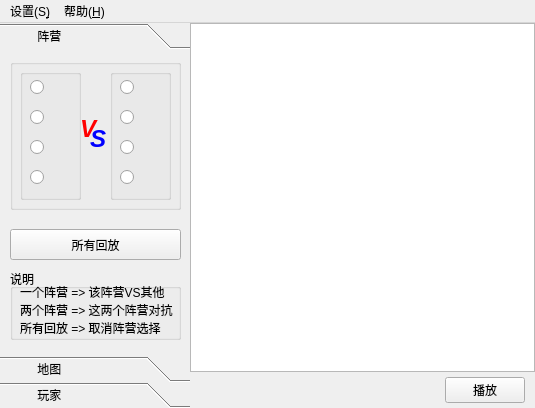
<?xml version="1.0" encoding="UTF-8"?>
<ui version="4.0">
 <class>MainWindow</class>
 <widget class="QMainWindow" name="MainWindow">
  <property name="geometry">
   <rect>
    <x>0</x>
    <y>0</y>
    <width>535</width>
    <height>408</height>
   </rect>
  </property>
  <property name="windowTitle">
   <string>红色警戒3 录像整理工具</string>
  </property>
  <property name="windowIcon">
   <iconset resource="res.qrc">
    <normaloff>:/res/images/icon.png</normaloff>:/res/images/icon.png</iconset>
  </property>
  <property name="dockNestingEnabled">
   <bool>true</bool>
  </property>
  <widget class="QWidget" name="centralwidget">
   <layout class="QGridLayout" name="_2">
    <property name="margin">
     <number>0</number>
    </property>
    <property name="spacing">
     <number>0</number>
    </property>
    <item row="0" column="4">
     <layout class="QVBoxLayout" name="verticalLayout_2">
      <property name="spacing">
       <number>0</number>
      </property>
      <item>
       <widget class="QListWidget" name="lwReplays1">
        <property name="cursor" stdset="0">
         <cursorShape>ArrowCursor</cursorShape>
        </property>
        <property name="editTriggers">
         <set>QAbstractItemView::EditKeyPressed</set>
        </property>
        <property name="alternatingRowColors">
         <bool>true</bool>
        </property>
        <property name="iconSize">
         <size>
          <width>32</width>
          <height>32</height>
         </size>
        </property>
       </widget>
      </item>
      <item>
       <layout class="QHBoxLayout" name="horizontalLayout">
        <property name="topMargin">
         <number>5</number>
        </property>
        <property name="rightMargin">
         <number>10</number>
        </property>
        <property name="bottomMargin">
         <number>5</number>
        </property>
        <item>
         <spacer name="horizontalSpacer">
          <property name="orientation">
           <enum>Qt::Horizontal</enum>
          </property>
          <property name="sizeHint" stdset="0">
           <size>
            <width>40</width>
            <height>20</height>
           </size>
          </property>
         </spacer>
        </item>
        <item>
         <widget class="QPushButton" name="pbPlay">
          <property name="text">
           <string>播放</string>
          </property>
          <property name="icon">
           <iconset resource="res.qrc">
            <normaloff>:/res/images/_ob.gif</normaloff>:/res/images/_ob.gif</iconset>
          </property>
          <property name="iconSize">
           <size>
            <width>21</width>
            <height>18</height>
           </size>
          </property>
         </widget>
        </item>
       </layout>
      </item>
     </layout>
    </item>
    <item row="0" column="0">
     <layout class="QVBoxLayout" name="verticalLayout">
      <property name="spacing">
       <number>0</number>
      </property>
      <property name="leftMargin">
       <number>0</number>
      </property>
      <property name="rightMargin">
       <number>0</number>
      </property>
      <property name="bottomMargin">
       <number>0</number>
      </property>
      <item>
       <widget class="QToolBox" name="toolBox">
        <property name="sizePolicy">
         <sizepolicy hsizetype="Fixed" vsizetype="Preferred">
          <horstretch>0</horstretch>
          <verstretch>0</verstretch>
         </sizepolicy>
        </property>
        <property name="minimumSize">
         <size>
          <width>190</width>
          <height>0</height>
         </size>
        </property>
        <property name="currentIndex">
         <number>0</number>
        </property>
        <property name="tabSpacing">
         <number>0</number>
        </property>
        <widget class="QWidget" name="page">
         <attribute name="icon">
          <iconset resource="res.qrc">
           <normaloff>:/res/images/_r.gif</normaloff>:/res/images/_r.gif</iconset>
         </attribute>
         <attribute name="label">
          <string>          阵营</string>
         </attribute>
         <widget class="QGroupBox" name="groupBox_2">
          <property name="geometry">
           <rect>
            <x>10</x>
            <y>10</y>
            <width>171</width>
            <height>151</height>
           </rect>
          </property>
          <property name="sizePolicy">
           <sizepolicy hsizetype="Expanding" vsizetype="Expanding">
            <horstretch>1</horstretch>
            <verstretch>1</verstretch>
           </sizepolicy>
          </property>
          <property name="minimumSize">
           <size>
            <width>0</width>
            <height>0</height>
           </size>
          </property>
          <property name="maximumSize">
           <size>
            <width>200</width>
            <height>200</height>
           </size>
          </property>
          <property name="title">
           <string/>
          </property>
          <widget class="QLabel" name="label">
           <property name="geometry">
            <rect>
             <x>70</x>
             <y>50</y>
             <width>31</width>
             <height>41</height>
            </rect>
           </property>
           <property name="text">
            <string>&lt;html&gt;&lt;head/&gt;&lt;body&gt;&lt;p&gt;&lt;span style=&quot; font-size:18pt; font-weight:600; font-style:italic; color:#ff0000;&quot;&gt;V&lt;/span&gt;&lt;/p&gt;&lt;/body&gt;&lt;/html&gt;</string>
           </property>
           <property name="textFormat">
            <enum>Qt::RichText</enum>
           </property>
          </widget>
          <widget class="QGroupBox" name="gbPlayer1">
           <property name="geometry">
            <rect>
             <x>10</x>
             <y>10</y>
             <width>61</width>
             <height>131</height>
            </rect>
           </property>
           <property name="title">
            <string/>
           </property>
           <widget class="QRadioButton" name="rbSoviet1">
            <property name="geometry">
             <rect>
              <x>10</x>
              <y>10</y>
              <width>41</width>
              <height>16</height>
             </rect>
            </property>
            <property name="cursor">
             <cursorShape>PointingHandCursor</cursorShape>
            </property>
            <property name="styleSheet">
             <string notr="true"/>
            </property>
            <property name="text">
             <string/>
            </property>
            <property name="icon">
             <iconset resource="res.qrc">
              <normaloff>:/res/images/_s.gif</normaloff>:/res/images/_s.gif</iconset>
            </property>
            <property name="iconSize">
             <size>
              <width>21</width>
              <height>18</height>
             </size>
            </property>
           </widget>
           <widget class="QRadioButton" name="rbEmpire1">
            <property name="geometry">
             <rect>
              <x>10</x>
              <y>70</y>
              <width>41</width>
              <height>16</height>
             </rect>
            </property>
            <property name="cursor">
             <cursorShape>PointingHandCursor</cursorShape>
            </property>
            <property name="text">
             <string/>
            </property>
            <property name="icon">
             <iconset resource="res.qrc">
              <normaloff>:/res/images/_e.gif</normaloff>:/res/images/_e.gif</iconset>
            </property>
            <property name="iconSize">
             <size>
              <width>21</width>
              <height>18</height>
             </size>
            </property>
           </widget>
           <widget class="QRadioButton" name="rbAllied1">
            <property name="geometry">
             <rect>
              <x>10</x>
              <y>40</y>
              <width>41</width>
              <height>16</height>
             </rect>
            </property>
            <property name="cursor">
             <cursorShape>PointingHandCursor</cursorShape>
            </property>
            <property name="text">
             <string/>
            </property>
            <property name="icon">
             <iconset resource="res.qrc">
              <normaloff>:/res/images/_a.gif</normaloff>:/res/images/_a.gif</iconset>
            </property>
            <property name="iconSize">
             <size>
              <width>21</width>
              <height>18</height>
             </size>
            </property>
           </widget>
           <widget class="QRadioButton" name="rbRandom1">
            <property name="geometry">
             <rect>
              <x>10</x>
              <y>100</y>
              <width>41</width>
              <height>16</height>
             </rect>
            </property>
            <property name="cursor">
             <cursorShape>PointingHandCursor</cursorShape>
            </property>
            <property name="text">
             <string/>
            </property>
            <property name="icon">
             <iconset resource="res.qrc">
              <normaloff>:/res/images/_r.gif</normaloff>:/res/images/_r.gif</iconset>
            </property>
            <property name="iconSize">
             <size>
              <width>21</width>
              <height>18</height>
             </size>
            </property>
           </widget>
           <widget class="QRadioButton" name="rbNoFaction1">
            <property name="geometry">
             <rect>
              <x>8</x>
              <y>142</y>
              <width>21</width>
              <height>21</height>
             </rect>
            </property>
            <property name="text">
             <string/>
            </property>
            <property name="checkable">
             <bool>true</bool>
            </property>
            <property name="checked">
             <bool>false</bool>
            </property>
            <property name="autoRepeat">
             <bool>false</bool>
            </property>
           </widget>
          </widget>
          <widget class="QGroupBox" name="gbPlayer2">
           <property name="geometry">
            <rect>
             <x>100</x>
             <y>10</y>
             <width>61</width>
             <height>131</height>
            </rect>
           </property>
           <property name="title">
            <string/>
           </property>
           <widget class="QRadioButton" name="rbSoviet2">
            <property name="geometry">
             <rect>
              <x>10</x>
              <y>10</y>
              <width>41</width>
              <height>16</height>
             </rect>
            </property>
            <property name="cursor">
             <cursorShape>PointingHandCursor</cursorShape>
            </property>
            <property name="text">
             <string/>
            </property>
            <property name="icon">
             <iconset resource="res.qrc">
              <normaloff>:/res/images/_s.gif</normaloff>:/res/images/_s.gif</iconset>
            </property>
            <property name="iconSize">
             <size>
              <width>21</width>
              <height>18</height>
             </size>
            </property>
           </widget>
           <widget class="QRadioButton" name="rbEmpire2">
            <property name="geometry">
             <rect>
              <x>10</x>
              <y>70</y>
              <width>41</width>
              <height>16</height>
             </rect>
            </property>
            <property name="cursor">
             <cursorShape>PointingHandCursor</cursorShape>
            </property>
            <property name="text">
             <string/>
            </property>
            <property name="icon">
             <iconset resource="res.qrc">
              <normaloff>:/res/images/_e.gif</normaloff>:/res/images/_e.gif</iconset>
            </property>
            <property name="iconSize">
             <size>
              <width>21</width>
              <height>18</height>
             </size>
            </property>
           </widget>
           <widget class="QRadioButton" name="rbAllied2">
            <property name="geometry">
             <rect>
              <x>10</x>
              <y>40</y>
              <width>41</width>
              <height>16</height>
             </rect>
            </property>
            <property name="cursor">
             <cursorShape>PointingHandCursor</cursorShape>
            </property>
            <property name="text">
             <string/>
            </property>
            <property name="icon">
             <iconset resource="res.qrc">
              <normaloff>:/res/images/_a.gif</normaloff>:/res/images/_a.gif</iconset>
            </property>
            <property name="iconSize">
             <size>
              <width>21</width>
              <height>18</height>
             </size>
            </property>
           </widget>
           <widget class="QRadioButton" name="rbRandom2">
            <property name="geometry">
             <rect>
              <x>10</x>
              <y>100</y>
              <width>41</width>
              <height>16</height>
             </rect>
            </property>
            <property name="cursor">
             <cursorShape>PointingHandCursor</cursorShape>
            </property>
            <property name="text">
             <string/>
            </property>
            <property name="icon">
             <iconset resource="res.qrc">
              <normaloff>:/res/images/_r.gif</normaloff>:/res/images/_r.gif</iconset>
            </property>
            <property name="iconSize">
             <size>
              <width>21</width>
              <height>18</height>
             </size>
            </property>
           </widget>
           <widget class="QRadioButton" name="rbNoFaction2">
            <property name="enabled">
             <bool>true</bool>
            </property>
            <property name="geometry">
             <rect>
              <x>30</x>
              <y>140</y>
              <width>16</width>
              <height>21</height>
             </rect>
            </property>
            <property name="text">
             <string/>
            </property>
            <property name="checkable">
             <bool>true</bool>
            </property>
            <property name="checked">
             <bool>false</bool>
            </property>
            <property name="autoRepeat">
             <bool>false</bool>
            </property>
           </widget>
          </widget>
          <widget class="QLabel" name="label_5">
           <property name="geometry">
            <rect>
             <x>80</x>
             <y>60</y>
             <width>21</width>
             <height>41</height>
            </rect>
           </property>
           <property name="text">
            <string>&lt;html&gt;&lt;head/&gt;&lt;body&gt;&lt;p&gt;&lt;span style=&quot; font-size:18pt; font-weight:600; font-style:italic; color:#0000ff;&quot;&gt;S&lt;/span&gt;&lt;/p&gt;&lt;/body&gt;&lt;/html&gt;</string>
           </property>
          </widget>
         </widget>
         <widget class="QPushButton" name="pbAllReps">
          <property name="geometry">
           <rect>
            <x>10</x>
            <y>180</y>
            <width>171</width>
            <height>31</height>
           </rect>
          </property>
          <property name="sizePolicy">
           <sizepolicy hsizetype="Expanding" vsizetype="Fixed">
            <horstretch>0</horstretch>
            <verstretch>0</verstretch>
           </sizepolicy>
          </property>
          <property name="text">
           <string>所有回放</string>
          </property>
         </widget>
         <widget class="QGroupBox" name="groupBox">
          <property name="geometry">
           <rect>
            <x>10</x>
            <y>220</y>
            <width>171</width>
            <height>71</height>
           </rect>
          </property>
          <property name="title">
           <string>说明</string>
          </property>
          <widget class="QLabel" name="label_2">
           <property name="geometry">
            <rect>
             <x>10</x>
             <y>10</y>
             <width>161</width>
             <height>61</height>
            </rect>
           </property>
           <property name="text">
            <string>一个阵营 =&gt; 该阵营VS其他
两个阵营 =&gt; 这两个阵营对抗
所有回放 =&gt; 取消阵营选择</string>
           </property>
           <property name="textFormat">
            <enum>Qt::PlainText</enum>
           </property>
          </widget>
         </widget>
         <zorder>groupBox_2</zorder>
         <zorder>pbAllReps</zorder>
         <zorder>lwReplays1</zorder>
         <zorder>groupBox</zorder>
        </widget>
        <widget class="QWidget" name="toolBoxPage1">
         <property name="geometry">
          <rect>
           <x>0</x>
           <y>0</y>
           <width>190</width>
           <height>315</height>
          </rect>
         </property>
         <attribute name="icon">
          <iconset resource="res.qrc">
           <normaloff>:/res/images/map_mp_2_rao1.jpg</normaloff>:/res/images/map_mp_2_rao1.jpg</iconset>
         </attribute>
         <attribute name="label">
          <string>          地图</string>
         </attribute>
         <layout class="QGridLayout" name="gridLayout_3">
          <item row="0" column="0">
           <widget class="QGroupBox" name="groupBox_3">
            <property name="title">
             <string>这是一个未完成的功能</string>
            </property>
            <widget class="QLabel" name="label_3">
             <property name="geometry">
              <rect>
               <x>30</x>
               <y>110</y>
               <width>111</width>
               <height>41</height>
              </rect>
             </property>
             <property name="text">
              <string>按地图筛选的功能
将在0.2版本中添加。</string>
             </property>
            </widget>
           </widget>
          </item>
         </layout>
        </widget>
        <widget class="QWidget" name="toolBoxPage2">
         <property name="geometry">
          <rect>
           <x>0</x>
           <y>0</y>
           <width>190</width>
           <height>315</height>
          </rect>
         </property>
         <attribute name="icon">
          <iconset resource="res.qrc">
           <normaloff>:/res/images/icon.png</normaloff>:/res/images/icon.png</iconset>
         </attribute>
         <attribute name="label">
          <string>          玩家</string>
         </attribute>
         <layout class="QGridLayout" name="gridLayout">
          <item row="0" column="0">
           <widget class="QGroupBox" name="groupBox_4">
            <property name="title">
             <string>这是一个未完成的功能</string>
            </property>
            <widget class="QLabel" name="label_4">
             <property name="geometry">
              <rect>
               <x>30</x>
               <y>100</y>
               <width>111</width>
               <height>41</height>
              </rect>
             </property>
             <property name="text">
              <string>按玩家筛选的功能
将在0.3版本中添加。</string>
             </property>
            </widget>
           </widget>
          </item>
         </layout>
        </widget>
       </widget>
      </item>
     </layout>
    </item>
   </layout>
  </widget>
  <widget class="QMenuBar" name="menubar">
   <property name="geometry">
    <rect>
     <x>0</x>
     <y>0</y>
     <width>535</width>
     <height>19</height>
    </rect>
   </property>
   <widget class="QMenu" name="menu_H">
    <property name="title">
     <string>帮助(&amp;H)</string>
    </property>
    <addaction name="action_A"/>
   </widget>
   <widget class="QMenu" name="menu_S">
    <property name="title">
     <string>设置(S&amp;)</string>
    </property>
   </widget>
   <addaction name="menu_S"/>
   <addaction name="menu_H"/>
  </widget>
  <action name="action_A">
   <property name="icon">
    <iconset resource="res.qrc">
     <normaloff>:/res/images/icon.png</normaloff>:/res/images/icon.png</iconset>
   </property>
   <property name="text">
    <string>联系作者(&amp;A)</string>
   </property>
  </action>
 </widget>
 <resources>
  <include location="res.qrc"/>
 </resources>
 <connections/>
</ui>
